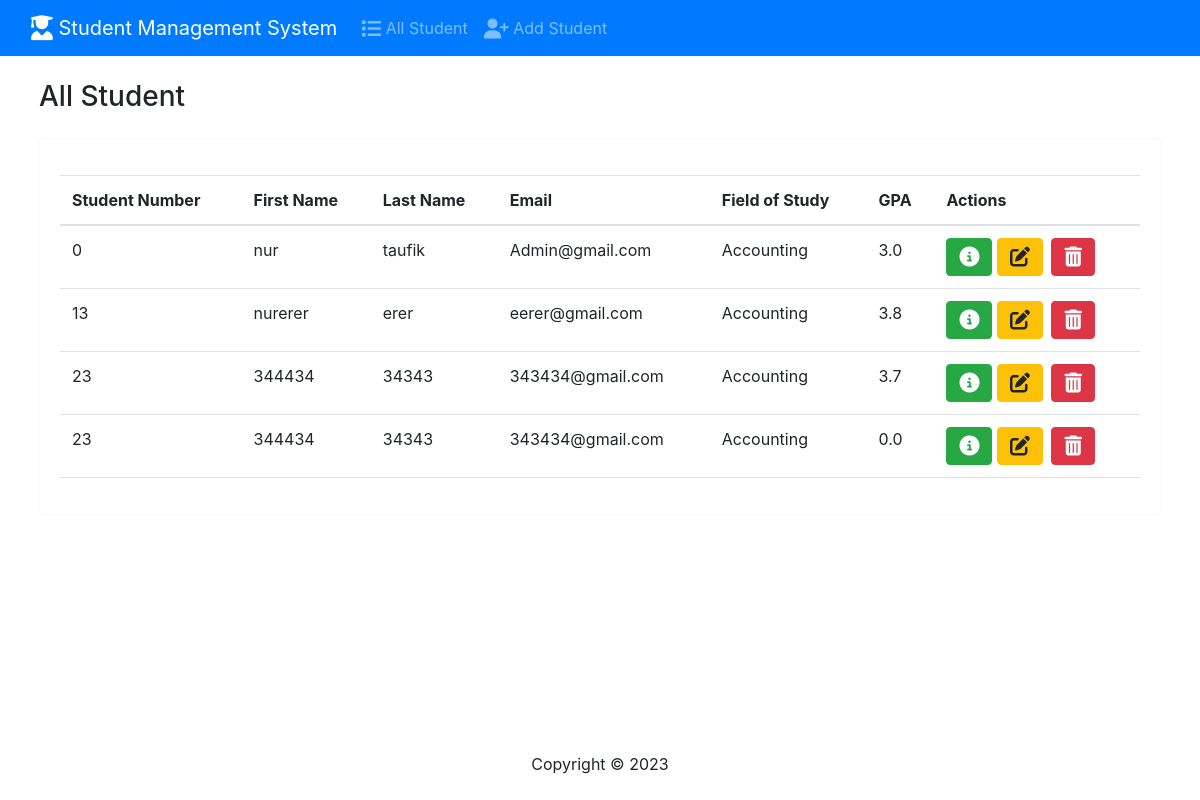
The page / on the database its author committed.
### student/models.py (models this page shows, shortened)
class Student(models.Model):
    student_number=models.PositiveIntegerField()
    first_name=models.CharField(max_length=100)
    last_name=models.CharField(max_length=100)
    email=models.EmailField()
    field_of_study=models.CharField(max_length=50)
    gpa=models.FloatField()

### student/views.py (the view)
# urls.py: path('',views.index,name='index'),
def index(request):
    data=Student.objects.all()
    context={
        'datas': data
    }
    return render(request,'student/index.html',context)

### student/templates/student/index.html (shortened to what this page needs)
{% extends 'student/base.html' %}
{%block content%}
<div class="container-fluid">
    <h3 class="m-4">All Student</h3>
    <div class="row">
        <div class="col-12">
            <div class="card border-light ms-4 mb-4 me-4 ">
                <div class="card-body">
                  <p class="card-text">
                  <div class="table-responsive">
                    <table class="table table-hover">
                        <thead>
                            <tr>
                                <th scope="1">Student Number</th>
                                <th scope="1">First Name</th>
                                <th scope="1">Last Name</th>
                                <th scope="1">Email</th>
                                <th scope="1">Field of Study</th>
                                <th scope="1">GPA</th>
                                <th scope="1">Actions</th>
                            </tr>
                        </thead>
                        <tbody>
                            {% for data in datas %}
                            <tr>
                                <td>{{data.student_number}}</td>
                                <td>{{data.first_name}}</td>
                                <td>{{data.last_name}}</td>
                                <td>{{data.email}}</td>
                                <td>{{data.field_of_study}}</td>
                                <td>{{data.gpa}}</td>
                                <td>
                                    <button type="button" class="btn btn-success" href="{% url 'view_student' data.id %}" data-bs-toggle="modal" data-bs-target="#myModal{{data.id}}">
                                        <i class="fa-solid fa-circle-info fa-lg"></i>
                                    </button>
                                  <a type="button" class="btn btn-warning me-1" href="{% url 'edit' data.id %}">
                                    <i class="fa-solid fa-pen-to-square fa-lg"></i>
                                  </a>
                                  <button type="button" class="btn btn-danger" href="{% url 'delete' data.id %}" data-bs-toggle="modal" data-bs-target="#delete{{data.id}}">
                                      <i class="fa-sharp fa-solid fa-trash-can fa-lg"></i>
                                  </button>
                              </td>
                            </tr>
                            {% endfor %}
                        </tbody>
                    </table>
                  </p>
                  </div>
                </div>
            </div>
        </div>
    </div>
{%endblock%}

### student/templates/student/base.html (shortened to what this page needs)
{% load static %}
<!DOCTYPE html>
<html lang="en">
<head>
    <link rel="stylesheet" href="https://cdnjs.cloudflare.com/ajax/libs/font-awesome/6.3.0/css/all.min.css" />
    <link rel="stylesheet" href="{% static 'css/bootstrap.min.css' %}">
    <link rel="stylesheet" href="https://cdn.jsdelivr.net/npm/bootstrap@4.3.1/dist/css/bootstrap.min.css">
</head>
<body class="d-flex flex-column min-vh-100">
    {%include 'student/navbar.html' %}
    {%block content%}
    {%endblock%}
    {%include 'student/footer.html' %}
</body>
</html>

### student/templates/student/navbar.html (shortened to what this page needs)
<nav class="navbar navbar-expand-lg navbar-dark bg-primary">
    <div class="container-fluid">
      <a class="navbar-brand" href="{%url 'index' %}"><i class="fa-solid fa-user-graduate fa-lg"></i> Student Management System</a>
      <div class="collapse navbar-collapse" id="navbarColor01">
        <ul class="navbar-nav me-auto">
          <li class="nav-item">
            <a class="nav-link" href="{%url 'index' %}" ><i class="fa-solid fa-list fa-lg" ></i>  All Student</a>
          </li>
          <li class="nav-item">
            <a class="nav-link" href="{%url 'add' %}"><i class="fa-solid fa-user-plus fa-lg" ></i>  Add Student</a>
          </li>
        </ul>
      </div>
    </div>
</nav>

### student/templates/student/footer.html
<footer class="mt-auto mb-4">
    <div class="text-center">
        <span>
            Copyright &copy; <script>document.write(new Date().getFullYear())</script>
        </span>
    </div>
</footer>

### rows shown on the page
Student: student_number "0", first_name "nur", last_name "taufik", email "Admin@gmail.com", field_of_study "Accounting", gpa "3.0"
Student: student_number "13", first_name "nurerer", last_name "erer", email "eerer@gmail.com", field_of_study "Accounting", gpa "3.8"
Student: student_number "23", first_name "344434", last_name "34343", email "343434@gmail.com", field_of_study "Accounting", gpa "3.7"
Student: student_number "23", first_name "344434", last_name "34343", email "343434@gmail.com", field_of_study "Accounting", gpa "0.0"
